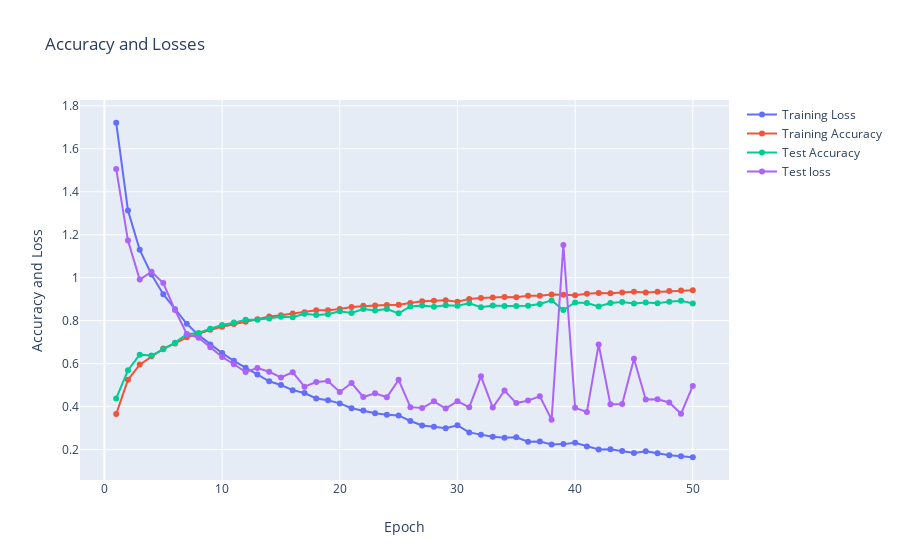

This figure's notebook cell:
### Code cell
fig = go.Figure()

fig = fig.add_trace(go.Scatter(x=df["Epoch"], y=df["train_loss"],
                    mode='lines+markers',
                    name='Training Loss'))

fig.add_trace(go.Scatter(x=df["Epoch"], y=df["train_acc"],
                    mode='lines+markers',
                    name='Training Accuracy'))

fig.add_trace(go.Scatter(x=df["Epoch"], y=df["test_acc"],
                    mode='lines+markers',
                    name='Test Accuracy'))

fig.add_trace(go.Scatter(x=df["Epoch"], y=df["test_loss"],
                    mode='lines+markers',
                    name='Test loss'))
# Edit the layout
fig.update_layout(title='Accuracy and Losses',
                   xaxis_title='Epoch',
                   yaxis_title='Accuracy and Loss')
# fig.show()
